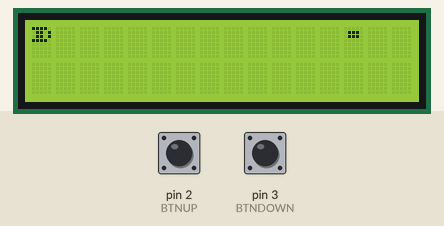
Simulated run of this sketch. Board: Arduino Uno, built with avr-gcc and run on an emulated ATmega328P. On the bench: 16×2 character LCD. Inputs (shaded band) come from the test bench; at power-on: pin 2 (BTNUP) HIGH, pin 3 (BTNDOWN) HIGH. Random numbers use the default seed unless the sketch sets one.

Above: at 0.15 s.
At 0.58 s:
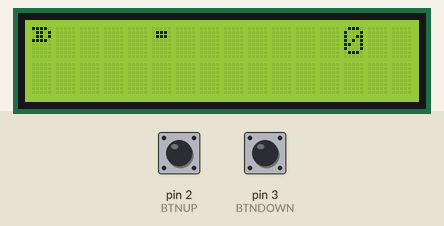
At 1.0 s:
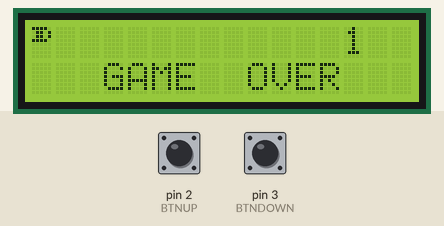

The sketch:

space_game.ino
```cpp
#include <Wire.h> // Бібліотека для роботи з I2C пристроями
#include <LiquidCrystal_I2C.h> // бібліотека для роботи з LCD
#define BTNUP 2
#define BTNDOWN 3
#define ASTEROIDS_MAX 10

LiquidCrystal_I2C lcd = LiquidCrystal_I2C(0x27, 16, 2); //параметри дисплею: 16x2, адреса 0x27
int shipY;
int asteroidsX[ASTEROIDS_MAX];
int asteroidsY[ASTEROIDS_MAX];
int asteroidsSpeed[ASTEROIDS_MAX];
int asteroidsCount;
int score;
bool gameover;

//Створення власних символів
//1 - зафарбований піксель, 0 - незафарбований
byte Ship1[] = {
  B11110,
  B01101,
  B01101,
  B11110,
  B00000,
  B00000,
  B00000,
  B00000
};
byte Ship2[] = {
  B00000,
  B00000,
  B00000,
  B00000,
  B11110,
  B01101,
  B01101,
  B11110
};
byte Asteroid1[] = {
  B00000,
  B01110,
  B01110,
  B00000,
  B00000,
  B00000,
  B00000,
  B00000
};
byte Asteroid2[] = {
  B00000,
  B00000,
  B00000,
  B00000,
  B00000,
  B01110,
  B01110,
  B00000
};

void setup() {
  lcd.init();// Ініціалізація LCD
  lcd.backlight();//Активація підсвітки
  //передача власних символів дисплею
  lcd.createChar(0, Ship1);
  lcd.createChar(1, Ship2);
  lcd.createChar(2, Asteroid1);
  lcd.createChar(3, Asteroid2);
  pinMode(BTNUP, INPUT_PULLUP);
  pinMode(BTNDOWN, INPUT_PULLUP);
  shipY = 0;
  randomSeed(analogRead(0));
  asteroidsCount = 1;
  asteroidsX[0] = 15;
  asteroidsY[0] = random(4);
  asteroidsSpeed[0] = random(2)+1;
  score = 0;
  gameover = false;
}

void loop() {
  if(gameover){
    lcd.setCursor(13,0);
    lcd.print(score);
    lcd.setCursor(3,1);
    lcd.print("GAME  OVER");
  }
  else{
    if (LOW==digitalRead(BTNUP)){
      shipY--;
      if (shipY<0)
        shipY=0;
    }
    if (LOW==digitalRead(BTNDOWN)){
      shipY++;
      if (shipY>3)
        shipY=3;
    }
    //  виведення ігрового поля
    lcd.clear();
    lcd.setCursor(0, shipY/2);
    lcd.write(byte(shipY%2));
    lcd.setCursor(13,0);
    lcd.print(score);
    for (int i = 0; i<asteroidsCount; i++){
      asteroidsX[i]-=asteroidsSpeed[i];
      if (0>=asteroidsX[i]){
        if(asteroidsY[i]==shipY)
          gameover = true;
        asteroidsX[i] = 16;
        asteroidsY[i] = random(4);
        asteroidsSpeed[i] = random(2)+1;
        score++;
        if ((0 == score %10)&&(asteroidsCount<ASTEROIDS_MAX)){
          asteroidsCount++;
          asteroidsX[asteroidsCount-1] = 15;
          asteroidsY[asteroidsCount-1] = random(4);
          asteroidsSpeed[asteroidsCount-1] = random(2)+1;
        }
      }
      lcd.setCursor(asteroidsX[i], asteroidsY[i]/2);
      lcd.write(byte(2+asteroidsY[i]%2));
    }
  }
  delay(100);
}
```
